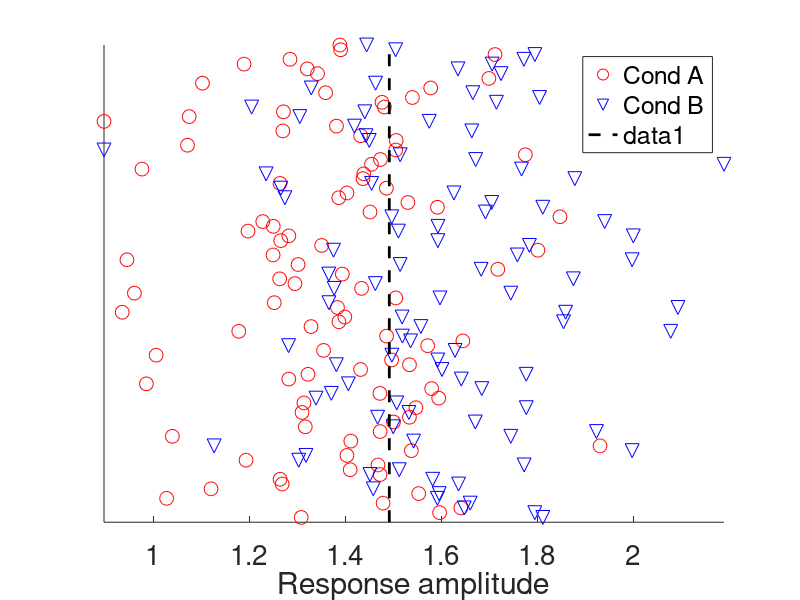
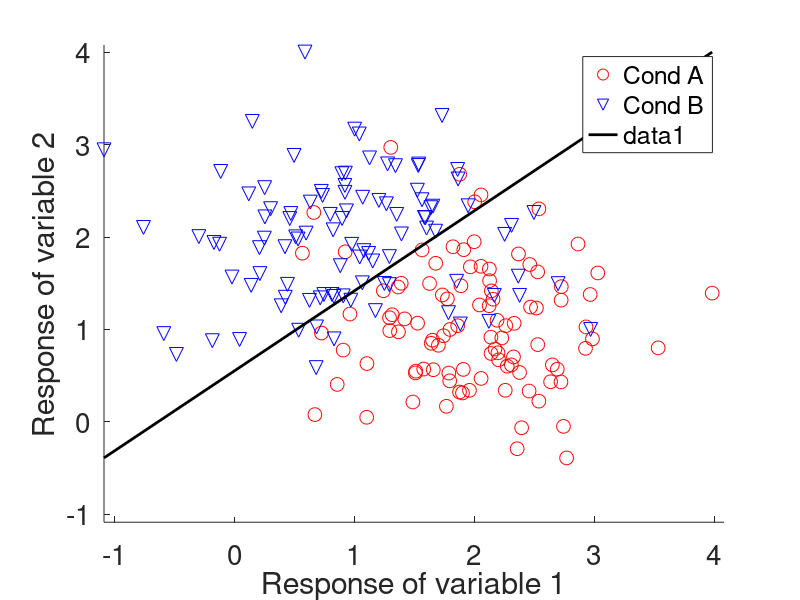
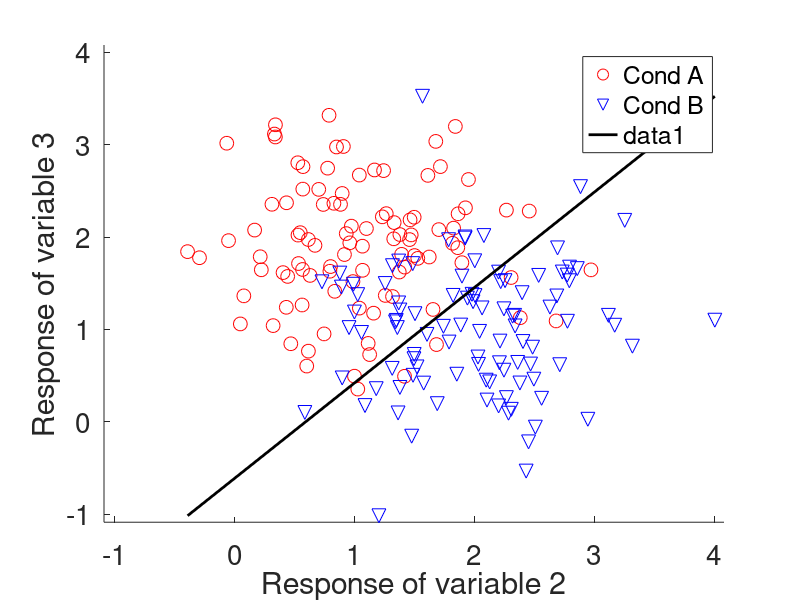
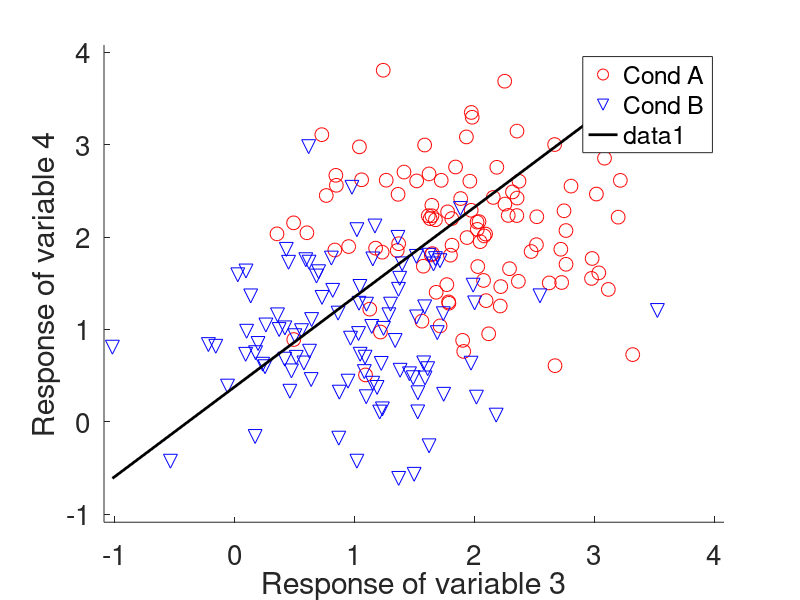

Here is the MATLAB script that generated these plots, in order: (Note: this script raises an error after producing the figures.)
%% Multivariate_tutorial.m
close all; clear all; clc;

% Generating a sample of data
nObs = 200;
nObsCond = nObs/2;
nv = 10;         
ampA = [2 1 2 2 1 1 2 1 1 1]; Sigma = [2 1.5; 1.5 2];  
% rA = mvnrnd(ampA, Sigma, nObsCond);
ampB = [1 2 1 1 2 2 1 2 2 2]; Sigma = [2 1.5; 1.5 2];  
% rB = mvnrnd(ampB, Sigma, nObsCond);

%NUMBER OF VARIABLES (aka # voxels) being examined across
%response amplitudes to each condition by voxel
%length = number of brain states

% Another method to create data
n = 0.7;        %magnitude of IID (independent identically distributed) noise
rA = repmat(ampA, nObsCond, 1)  + (n*randn(nObsCond, nv));
rB = repmat(ampB, nObsCond, 1) + (n*randn(nObsCond, nv));

% What happens if you use univariable method?
meanA = mean(rA,2);
meanB = mean(rB,2);
figure(1), clf, hold on
plot(meanA, 1:nObsCond, 'ro', 'MarkerSize', 10)
plot(meanB, 1:nObsCond, 'bv', 'MarkerSize', 10)
set(gca, 'FontSize', 20)
set(gca, 'XLim', [min([meanA;meanB]), max([meanA;meanB])])
xlabel('Response amplitude')
set(gca, 'YTick', [])
legend({'Cond A', 'Cond B'})
boundaryPoint = (mean(meanA)+mean(meanB))/2;
plot([boundaryPoint, boundaryPoint], get(gca, 'YLim'), 'k--', 'LineWidth', 2)
get(gca, 'YLim');

% Plot the data using multivariate data, not possible on one graph, too many variables
% Here's an attempt to plot across two different variables. 
% This section will plot variable 1 vs 2, 2 vs 3, etc. 

for i=2:11
    figure(i), clf, hold on
    if i~=11
        plot(rA(:,i-1), rA(:,i), 'ro', 'MarkerSize', 10)
        plot(rB(:,i-1), rB(:,i), 'bv', 'MarkerSize', 10)
        set(gca, 'FontSize', 20)     
        minData = min([rA(:);rB(:)]);
        maxData = max([rA(:);rB(:)]);
        set(gca, 'XLim', [minData, maxData])
        set(gca, 'YLim', [minData, maxData])
        xlabel(['Response of variable ', num2str(i-1)])
        ylabel(['Response of variable ', num2str(i)])
        legend({'Cond A', 'Cond B'})
        upperLineX = max([rA(:,i-1);rB(:,i-1)]);
        upperLineY = max([rA(:,i);rB(:,i)]);
        lowerLineX = min([rA(:,i-1);rB(:,i-1)]);
        lowerLineY = min([rA(:,i);rB(:,i)]);
        plot([lowerLineX, upperLineX], [lowerLineY, upperLineY], 'k', 'LineWidth', 2)
    elseif i==11
        plot(rA(:,i-1), rA(:,1), 'ro', 'MarkerSize', 10)
        plot(rB(:,i-1), rB(:,1), 'bv', 'MarkerSize', 10)
        set(gca, 'FontSize', 20)     
        minData = min([rA(:);rB(:)]);
        maxData = max([rA(:);rB(:)]);
        set(gca, 'XLim', [minData, maxData])
        set(gca, 'YLim', [minData, maxData])
        xlabel('Response of variable 1')
        ylabel('Response of variable 2')
        legend({'Cond A', 'Cond B'})
        upperLineX = max([rA(:,i-1);rB(:,i-1)]);
        upperLineY = max([rA(:,1);rB(:,1)]);
        lowerLineX = min([rA(:,i-1);rB(:,i-1)]);
        lowerLineY = min([rA(:,1);rB(:,1)]);
        plot([lowerLineX, upperLineX], [lowerLineY, upperLineY], 'k', 'LineWidth', 2)
    end
end

% Hold out some data
holdOut = nObsCond;         %again, some = half     
nPerms = 100;
labels = [ones(nObsCond,1); ones(nObsCond,1)+1];
data = [rA; rB];

% Try some univariate processing!
% Serence's function finds the mean across variables. What would happen if 
% you wanted to try to run each variable seperately?
classAccUni = uniClass(data, labels, holdOut, nPerms)

% And now, for something different
[classAccMultiCorr,confusionMatrix] = corrClass(data, labels, holdOut, nPerms)
HeatMap(confusionMatrix)
classAccMultiEuc = normEucClass(data, labels, holdOut, nPerms)
classAccMultiMaha2 = mahaClass2(data, labels, holdOut, nPerms)
